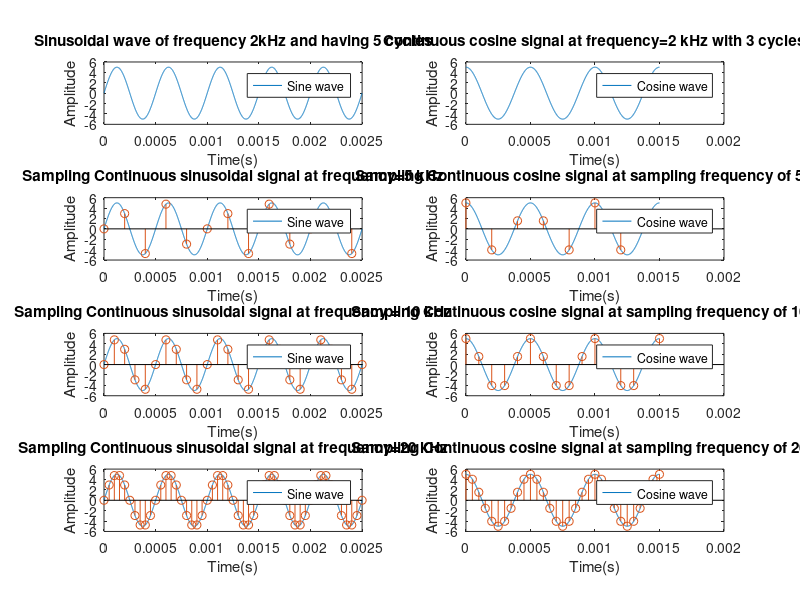

Write MATLAB code to recreate this figure.
%Lab 3

%Question 1: Generate the signal x = 5sin(2 pi f t) with 5 cycles, where f = 2 kHz signal and sample the signal with
%frequency 5 KHz, 10 Khz, 20 KHz. (Title and label each figure)

cycles=5;
f=2000
t=0:0.000001:cycles*1/f;
x = 5*sin(2*pi*f*t);
subplot(4,2,1)
plot(t,x);
title('Sinusoidal wave of frequency 2kHz and having 5 cycles');       
xlabel('Time(s)');
ylabel('Amplitude');
legend('Sine wave');

%Sampling the signal with frequency 5 KHz
srate1=5000;
t1=0:1/srate1:cycles*1/f;
x1 = 5*sin(2*pi*f*t1);
subplot(4,2,3)
plot(t,x);
hold on
stem(t1,x1);
title('Sampling Continuous sinusoidal signal at frequency=5 kHz');
xlabel('Time(s)');
ylabel('Amplitude');
legend('Sine wave');

%Sampling the signal with frequency 10 KHz
fs2=10000;
t2=0:1/fs2:cycles*1/f; 
x2=5*sin(2*pi*f*t2);
subplot(4,2,5)
plot(t,x);
hold on
stem(t2,x2);
title('Sampling Continuous sinusoidal signal at frequency = 10 kHz');
xlabel('Time(s)');
ylabel('Amplitude');
legend('Sine wave');

%Sampling the signal with frequency 20 KHz
srate3=20000
t3=0:1/srate3:cycles*1/f;
x3 = 5*sin(2*pi*f*t3);
subplot(4,2,7)
plot(t,x);
hold on
stem(t3,x3);
title('Sampling Continuous sinusoidal signal at frequency=20 kHz');
xlabel('Time(s)');
ylabel('Amplitude');
legend('Sine wave');



% Question 2: Generate the signal x = 5cos(2 pi f t) with 3 cycles, where f = 2 kHz signal and sample the signal with
%frequency 5 KHz, 10 Khz, 20 KHz. (Title and label each figure)

%Cosine wave
cycles=3;
f=2000
t=0:0.000001:cycles*1/f;
x = 5*cos(2*pi*f*t);
subplot(4,2,2)
plot(t,x);
title('Continuous cosine signal at frequency=2 kHz with 3 cycles');
xlabel('Time(s)');
ylabel('Amplitude');
legend('Cosine wave');

%Sampling the signal with frequency 5 KHz
fs1=5000;
t1=0:1/fs1:cycles*1/f
x1 = 5*cos(2*pi*f*t1);
subplot(4,2,4)
plot(t,x);
hold on
stem(t1,x1);
title('Sampling Continuous cosine signal at sampling frequency of 5KHz');
xlabel('Time(s)');
ylabel('Amplitude');
legend('Cosine wave');

%Sampling the signal with frequency 10 KHz
fs2=10000
t2=0:1/fs2:cycles*1/f;
x2 = 5*cos(2*pi*f*t2);
subplot(4,2,6)
plot(t,x);
hold on;
stem(t2,x2);
title('Sampling Continuous cosine signal at sampling frequency of 10KHz');
xlabel('Time(s)');
ylabel('Amplitude');
legend('Cosine wave');


%Sampling the signal with frequency 20 KHz
fs3=20000
t3=0:1/fs3:cycles*1/f
x3 = 5*cos(2*pi*f*t3);
subplot(4,2,8)
plot(t,x);
hold on;
stem(t3,x3);
title('Sampling Continuous cosine signal at sampling frequency of 20KHz');
xlabel('Time(s)');
ylabel('Amplitude');
legend('Cosine wave');

